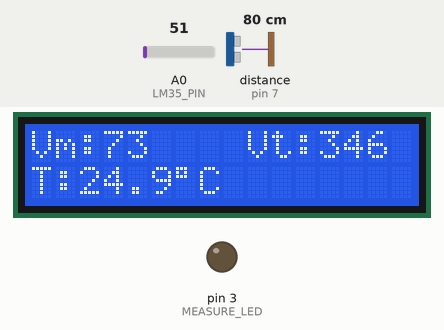
Recording of a sketch running on a simulated Arduino Uno, built with avr-gcc and run on an emulated ATmega328P. On the bench: 16×2 character LCD, output pins drawn as LEDs (lit = HIGH). Wiring (inferred from the names in the program): ultrasonic range finder: trigger pin 6; echo pin 7. Inputs (shaded band) come from the test bench; at power-on: distance to the obstacle (sensor on pin 7) 80 cm, A0 (LM35_PIN) = 51. The echo pulse lasts 58.3 µs per cm; pins used as bus, display or sensor lines are not drawn; what the sketch prints to the serial monitor is not drawn.

Above: at 3.2 s.
3.3 s: distance to the obstacle (sensor on pin 7) set to 2 cm
At 4.9 s:
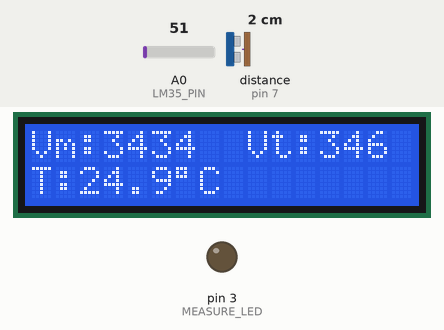
7.4 s: A0 (LM35_PIN) set to 61
At 8.7 s:
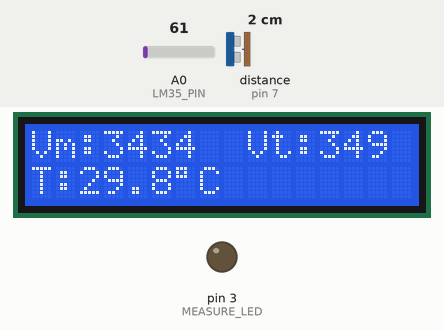
10.7 s: distance to the obstacle (sensor on pin 7) set to 4 cm
At 11.7 s:
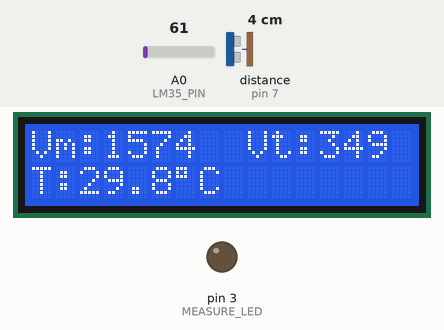
13.8 s: A0 (LM35_PIN) set to 71
At 15.2 s:
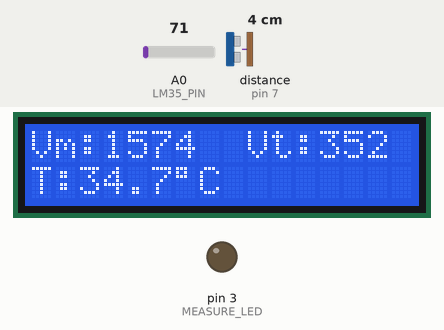
16.9 s: distance to the obstacle (sensor on pin 7) set to 9 cm
At 18.3 s:
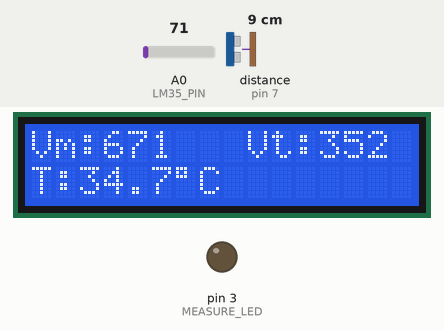
20.0 s: A0 (LM35_PIN) set to 86
At 21.4 s:
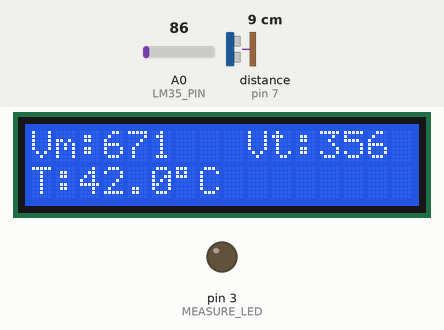
Timing chart, 0 to 23.0 s (numbered marks = the images above; inputs shaded):
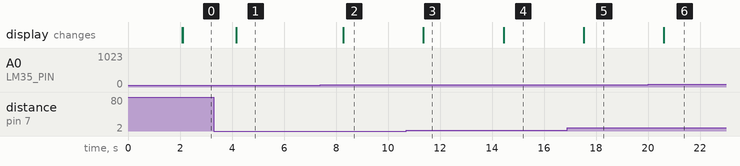

The sketch:

speed_of_sound.ino
```cpp
#include <Wire.h>
#include <LiquidCrystal_I2C.h>

// LCD
LiquidCrystal_I2C lcd(0x27, 16, 2);

// Ultrasonic pins
#define TRIG 6
#define ECHO 7

// Measurement LED
#define MEASURE_LED 3

// LM35 analog pin
#define LM35_PIN A0

// Fixed distance = 17 cm = 0.17 m
float d = 0.17;

void setup() {

  Serial.begin(9600);

  // Ultrasonic
  pinMode(TRIG, OUTPUT);
  pinMode(ECHO, INPUT);

  // LED
  pinMode(MEASURE_LED, OUTPUT);

  // LCD
  lcd.init();
  lcd.backlight();

  lcd.setCursor(0, 0);
  lcd.print("System Ready");

  delay(2000);
  lcd.clear();
}

void loop() {

  // Read LM35 temperature
  int sensorValue = analogRead(LM35_PIN);

  float voltage = sensorValue * (5.0 / 1023.0);

  // LM35: 10mV per degree C
  float temp = voltage * 100.0;

  // Measurement LED ON
  digitalWrite(MEASURE_LED, HIGH);

  // Trigger ultrasonic pulse
  digitalWrite(TRIG, LOW);
  delayMicroseconds(4);

  digitalWrite(TRIG, HIGH);
  delayMicroseconds(10);

  digitalWrite(TRIG, LOW);

  // Read echo duration
  long duration = pulseIn(ECHO, HIGH, 30000);

  // Measurement LED OFF
  digitalWrite(MEASURE_LED, LOW);

  // No echo detected
  if (duration == 0) {

    lcd.clear();

    lcd.setCursor(0, 0);
    lcd.print("No Echo");

    lcd.setCursor(0, 1);
    lcd.print("Check Sensor");

    Serial.println("No echo received");

    delay(1000);
    return;
  }

  // Convert microseconds to seconds
  float delta_t = duration / 1000000.0;

  // Measured speed of sound
  float v_measured = (2 * d) / delta_t;

  // Theoretical speed of sound
  float v_theory = 331.0 + (0.6 * temp);

  // LCD Display
  lcd.clear();

  lcd.setCursor(0, 0);
  lcd.print("Vm:");
  lcd.print(v_measured, 0);

  lcd.setCursor(9, 0);
  lcd.print("Vt:");
  lcd.print(v_theory, 0);

  lcd.setCursor(0, 1);
  lcd.print("T:");
  lcd.print(temp, 1);
  lcd.print((char)223); // degree symbol
  lcd.print("C");

  // Serial Monitor output
  Serial.print("Temp: ");
  Serial.print(temp);

  Serial.print(" C | Vm: ");
  Serial.print(v_measured);

  Serial.print(" | Vt: ");
  Serial.println(v_theory);

  delay(1000);
}
```

Measured:
- after the input at 3.3 s, the display: changes after 0.87 s (image 1)
- after the input at 7.4 s, the display: changes after 0.88 s (image 2)
- after the input at 10.7 s, the display: changes after 0.66 s (image 3)
- after the input at 13.8 s, the display: changes after 0.65 s (image 4)
- after the input at 16.9 s, the display: changes after 0.63 s (image 5)
- after the input at 20.0 s, the display: changes after 0.61 s (image 6)
